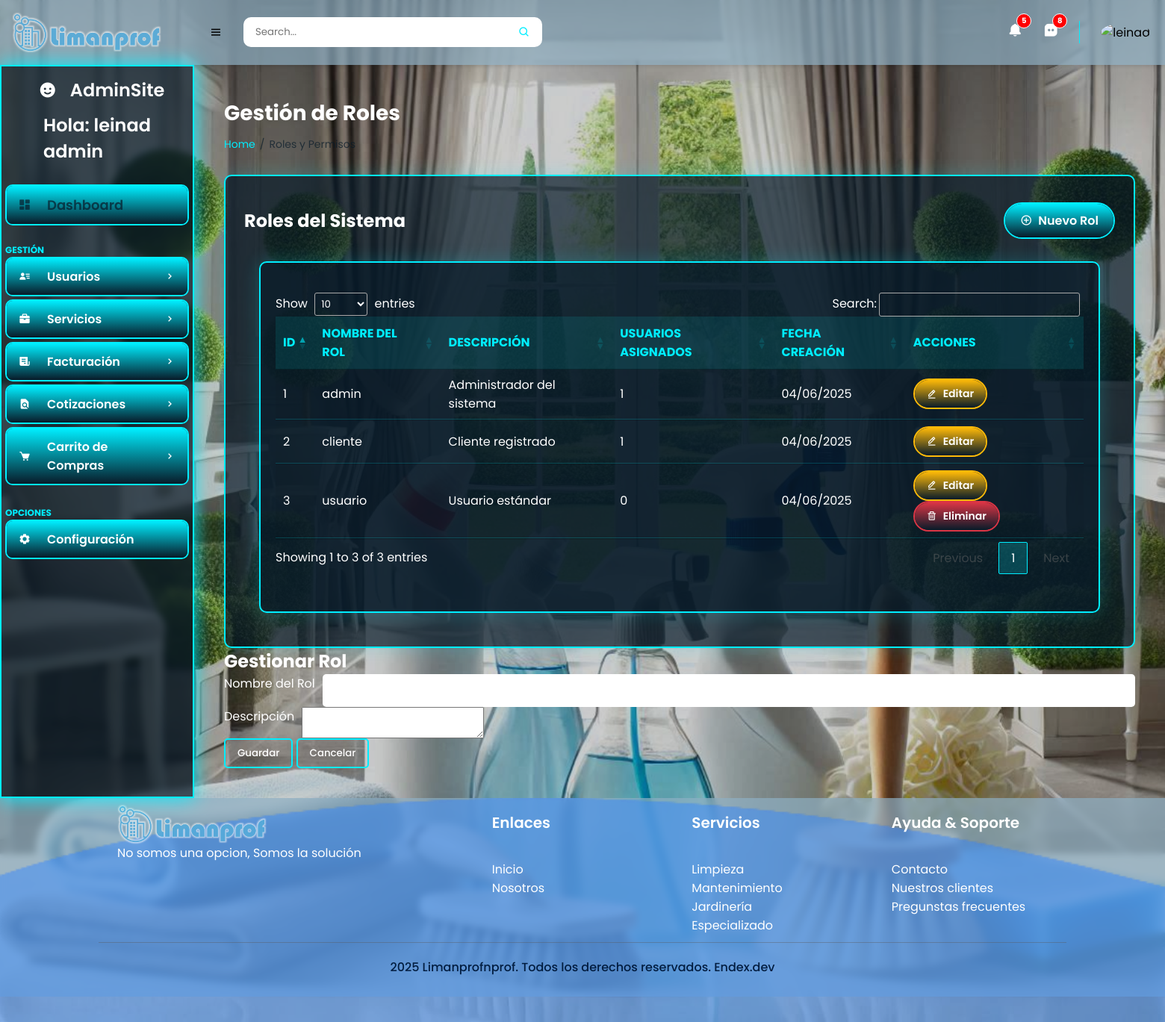
The app's page /public/dashboard_administrador.php?page=roles (signed in) with its own data.
### tables this page shows
CREATE TABLE `roles` (
  `id` int(11) NOT NULL,
  `nombre` varchar(50) NOT NULL,
  `descripcion` text DEFAULT NULL,
  `fecha_creacion` timestamp NOT NULL DEFAULT current_timestamp()
);

### public/dashboard_content/roles.php (the view, shortened to what this page needs)
<link rel="stylesheet" href="css/tables.css">
<link rel="stylesheet" href="https://cdn.datatables.net/1.13.7/css/jquery.dataTables.min.css">
<link rel="stylesheet" href="css/datatables-custom.css">
<div class="data-section">
    <div class="data-header">
        <h1 class="title">Gestión de Roles</h1>
        <ul class="breadcrumbs">
            <li><a href="?page=dashboard_main">Home</a></li>
            <li class="divider">/</li>
            <li><a href="#" class="active">Roles y Permisos</a></li>
        </ul>
    </div>
    <div class="table-wrapper">
        <div class="table-header">
            <h2>Roles del Sistema</h2>
            <button class="table-btn table-btn-add" onclick="openRolModal()">
                <i class='bx bx-plus-circle'></i> Nuevo Rol
            </button>
        </div>
        <?php
        include("../config/config.php");
        $sql = "SELECT r.*, COUNT(u.id) as usuarios_count
                FROM roles r
                LEFT JOIN usuarios u ON r.nombre = u.tipo
                GROUP BY r.id";
        $resultado = mysqli_query($conexion, $sql);
        ?>
        <div class="table-container">
            <table id="rolesTable" class="data-table display">
                <thead>
                    <tr>
                        <th>ID</th>
                        <th>Nombre del Rol</th>
                        <th>Descripción</th>
                        <th>Usuarios Asignados</th>
                        <th>Fecha Creación</th>
                        <th>Acciones</th>
                    </tr>
                </thead>
                <tbody>
                    <?php while ($rol = mysqli_fetch_assoc($resultado)) { ?>
                        <tr>
                            <td><?php echo $rol['id']; ?></td>
                            <td><?php echo $rol['nombre']; ?></td>
                            <td><?php echo $rol['descripcion']; ?></td>
                            <td><?php echo $rol['usuarios_count']; ?></td>
                            <td><?php echo date('d/m/Y', strtotime($rol['fecha_creacion'])); ?></td>
                            <td>
                                <button class="table-btn table-btn-edit" onclick="editRole(<?php echo $rol['id']; ?>)">
                                    <i class='bx bx-edit-alt'></i>Editar
                                </button>
                                <?php if ($rol['usuarios_count'] == 0) { ?>
                                    <button class="table-btn table-btn-delete" onclick="deleteRole(<?php echo $rol['id']; ?>)">
                                        <i class='bx bx-trash'></i>Eliminar
                                    </button>
                                <?php } ?>
                            </td>
                        </tr>
                    <?php } ?>
                </tbody>
            </table>
        </div>
    </div>
    <div id="rolModal" class="modal">
        <div class="modal-content">
            <h2>Gestionar Rol</h2>
            <form id="rolForm">
                <div class="form-group">
                    <label for="nombreRol">Nombre del Rol</label>
                    <input type="text" id="nombreRol" name="nombreRol" required>
                </div>
                <div class="form-group">
                    <label for="descripcionRol">Descripción</label>
                    <textarea id="descripcionRol" name="descripcionRol" required></textarea>
                </div>
                <div class="form-actions">
                    <button type="submit" class="btn btn-success">Guardar</button>
                    <button type="button" class="btn btn-cancel" onclick="closeRolModal()">Cancelar</button>
                </div>
            </form>
        </div>
    </div>
</div>

### public/dashboard_administrador.php (shortened to what this page needs)
<!DOCTYPE html>
<html lang="es">
<head>
    <link href='https://unpkg.com/boxicons@2.1.4/css/boxicons.min.css' rel='stylesheet'>
    <link rel="stylesheet" href="./css/style_users.css">
    <link rel="stylesheet" href="./css/dashboard.css">
</head>
<body>
    <?php
    if ($_SESSION['tipo'] == "admin") {
    ?>
        <header class="header">
            <a href="#"><img class="logo" src="/Limanprof/public/img/logoLimanprofSB.png" alt="Logo de Limanprofnprof"></a>
            <section id="content">
                <nav>
                    <i class='bx bx-menu toggle-sidebar'></i>
                    <form action="#">
                        <div class="form-group">
                            <input type="text" placeholder="Search...">
                            <i class='bx bx-search icon'></i>
                        </div>
                    </form>
                    <a href="#" class="nav-link">
                        <i class='bx bxs-bell icon'></i>
                        <span class="badge">5</span>
                    </a>
                    <a href="#" class="nav-link">
                        <i class='bx bxs-message-square-dots icon'></i>
                        <span class="badge">8</span>
                    </a>
                    <div class="profile">
                        <img src="img/avatars/default-avatar.jpg" alt="<?php echo $_SESSION['nombre_usuario']; ?>">
                    </div>
                </nav>
            </section>
        </header>
        <aside id="sidebar">
            <section id="sidebar">
                <a href="#" class="brand"><i class='bx bxs-smile icon'></i> AdminSite</a>
                <a href="#" class="brand_sesion">
                    <?php
                    echo "Hola: " . $_SESSION['nombre_usuario'];
                    echo "<br>";
                    echo " " . $_SESSION['tipo'];
                    ?>
                </a>
                <ul class="side-menu">
                    <li><a href="?page=dashboard_main" class="active"><i class='bx bxs-dashboard icon'></i> Dashboard</a></li>
                    <li class="divider" data-text="Gestión">Gestión</li>
                    <li>
                        <a href="#"><i class='bx bxs-user-detail icon'></i> Usuarios <i class='bx bx-chevron-right icon-right'></i></a>
                    </li>
                    <li>
                        <a href="#"><i class='bx bxs-briefcase icon'></i> Servicios <i class='bx bx-chevron-right icon-right'></i></a>
                    </li>
                    <li>
                        <a href="#"><i class='bx bxs-receipt icon'></i> Facturación <i class='bx bx-chevron-right icon-right'></i></a>
                    </li>
                    <li>
                        <a href="#"><i class='bx bxs-file-find icon'></i> Cotizaciones <i class='bx bx-chevron-right icon-right'></i></a>
                    </li>
                    <li>
                        <a href="#"><i class='bx bxs-cart icon'></i> Carrito de Compras <i class='bx bx-chevron-right icon-right'></i></a>
                    </li>
                    <li class="divider" data-text="Opciones">Opciones</li>
                    <li><a href="#"><i class='bx bxs-cog icon'></i> Configuración</a></li>
                </ul>
            </section>
        </aside>
        <main>
            <?php
            $page = isset($_GET['page']) ? $_GET['page'] : 'dashboard_main';
            $page = preg_replace('/[^a-zA-Z0-9_]/', '', $page);
            $file_path = "dashboard_content/{$page}.php";
            if (file_exists($file_path)) {
                include($file_path);
            } else {
                include("dashboard_content/dashboard_main.php");
            }
            ?>
        </main>
        <footer>
            <div class="waves">
                <div class="wave" id="wave1"></div>
                <div class="wave" id="wave2"></div>
                <div class="wave" id="wave3"></div>
                <div class="wave" id="wave4"></div>
            </div>
            <div class="container">
                <div class="wrapper">
                    <div class="footer-widget">
                        <a href=""><img class="logo" src="/Limanprof/public/img/logoLimanprofSB.png" alt="Logo de Limanprofnprof"></a>
                        <p>No somos una opcion, Somos la solución
                        </p>
                        <ul class="social_icon">
                            <li><a href="https://www.facebook.com/profile.php?id=100064008661749">
                                </a></li>
                            <li><a href=""><ion-icon name="logo-twitter"></ion-icon>
                                </a></li>
                            <li><a href=""><ion-icon name="logo-linkedin"></ion-icon>
                                </a></li>
                            <li><a href=""><ion-icon name="logo-instagram"></ion-icon>
                                </a></li>
                        </ul>
                    </div>
                    <div class="footer-widget">
                        <h6>Enlaces</h6>
                        <ul class="links">
                            <li><a href="index.php">Inicio</a></li>
                            <li><a href="Nosotros.php">Nosotros</a></li>
                        </ul>
                    </div>
                    <div class="footer-widget">
                        <h6>Servicios</h6>
                        <ul class="links">
                            <li><a href="#">Limpieza</a></li>
                            <li><a href="#">Mantenimiento</a></li>
                            <li><a href="#">Jardinería</a></li>
                            <li><a href="#">Especializado</a></li>
                        </ul>
                    </div>
                    <div class="footer-widget">
                        <h6>Ayuda &amp; Soporte</h6>
                        <ul class="links">
                            <li><a href="Contacto.php">Contacto</a></li>
                            <li><a href="Clientes.php">Nuestros clientes</a></li>
                            <li><a href="FAQ.php">Pregunstas frecuentes</a></li>
                        </ul>
                    </div>
                </div>
                <div class="copyright-wrapper">
                    <p>2025 Limanprofnprof. Todos los derechos reservados.
                        <a href="https://Endex.dev" target="blank">Endex.dev</a>
                    </p>
                </div>
            </div>
        </footer>
    <?php
    } else {
        echo "<script language='JavaScript'>
            alert('No tienes el privilegio para entrar a esta página');
            location.assign(history.back());
            </script>";
    }
    ?>
</body>
</html>

### public/css/dashboard.css (style rules this page uses)
a { text-decoration: none; }
li { list-style: none; }
#sidebar { max-width: 260px; width: 100%; top: 0; left: 0; height: 100%; overflow-y: auto; transition: all .3s ease; z-index: 200; scrollbar-width: none; }
#sidebar .brand, .brand_sesion { font-size: 24px; display: flex; justify-content: center; align-items: center; height: 64px; font-weight: 600; color: white; position: sticky; top: 0; left: 0; z-index: 100; transition: all .3s ease; padding: 0 6px; }
#sidebar .icon { min-width: 48px; display: flex; justify-content: center; align-items: center; margin-right: 6px; }
#sidebar .icon-right { margin-left: auto; transition: all .3s ease; }
#sidebar .side-menu { margin: 30px 0; padding: 0 5px; transition: all .3s ease; }
#sidebar .side-menu a { display: flex; align-items: center; font-size: 16px; font-weight: 600; color: white; padding: 12px 16px 12px 0; transition: all 0.3s ease; border-radius: 10px; background: transparent; border: 2px solid #0ef; outline: none; cursor: pointer; z-index: 1; overflow: hidden; position: relative; margin-bottom: 4px; }
#sidebar .side-menu a::before { content: ""; position: absolute; top: -100%; left: 0; width: 100%; height: 300%; background: linear-gradient(#081b29, #0ef, #081b29, #0ef); z-index: -1; transition: .5s; }
#sidebar .side-menu > li > a.active, #sidebar .side-menu > li > a.active:hover { color: rgba(8, 27, 41, 0.7); font-weight: 600; font-size: 18px; }
#sidebar .divider { margin-top: 24px; font-size: 12px; text-transform: uppercase; font-weight: 700; color: #0ef; transition: all .15s ease; }
#content { position: absolute; width: calc(100% - 260px); left: 260px; transition: all .3s ease; }
nav { height: 64px; padding: 0 20px; display: flex; align-items: center; grid-gap: 28px; position: sticky; top: 0; left: 0; z-index: 100; }
nav .toggle-sidebar { font-size: 18px; cursor: pointer; }
nav form { max-width: 400px; width: 100%; margin-right: auto; }
nav .form-group { position: relative; }
nav .form-group input { width: 100%; padding: 0 16px; border: none; border-radius: 10px; outline: none; padding: 10px 36px 10px 16px; transition: all 0.3s ease; }
nav .form-group .icon { position: absolute; top: 50%; transform: translateY(-50%); right: 16px; color: #0ef; }
nav .nav-link { position: relative; }
nav .nav-link .icon { font-size: 20px; color: white; }
nav .nav-link .badge { position: absolute; top: -12px; right: -12px; width: 20px; height: 20px; border-radius: 50%; border: 1px solid white; background: red; display: flex; justify-content: center; align-items: center; color: white; font-size: 10px; font-weight: 700; }
nav .profile img { width: 50px; height: 50px; border-radius: 50%; object-fit: cover; cursor: pointer; }
main { width: 100%; padding: 24px 20px 20px 20px; }
main .title { font-size: 28px; font-weight: 700; margin-bottom: 10px; }
main .breadcrumbs { display: flex; grid-gap: 6px; }
main .breadcrumbs li, main .breadcrumbs li a { font-size: 14px; }
main .breadcrumbs li a { color: #0ef; }
main .breadcrumbs li a.active, main .breadcrumbs li.divider { color: rgba(8, 27, 41, 0.7); pointer-events: none; }
main .form-group { width: 100%; display: flex; grid-gap: 10px; }
main .form-group input { flex-grow: 1; padding: 12px 16px; border-radius: 5px; outline: none; background: white; border: none; transition: all 0.3s ease; }
.table-container { background: rgba(8, 27, 41, 0.7); border-radius: 10px; padding: 20px; margin-top: 20px; overflow: hidden; }
.table-header { margin-bottom: 20px; padding: 10px 0; }
.data-table { width: 100%; border-collapse: collapse; margin-bottom: 1rem; background: transparent; color: white; }
.data-table thead th { background: rgba(0, 238, 255, 0.1); color: #0ef; font-weight: 600; text-transform: uppercase; padding: 15px; text-align: left; border-bottom: 2px solid #0ef; }
.data-table tbody td { padding: 12px 15px; border-bottom: 1px solid rgba(0, 238, 255, 0.2); }

### records on screen
roles: id "1", nombre "admin", descripcion "Administrador del sistema", usuarios_count "1", fecha_creacion "04/06/2025"
roles: id "2", nombre "cliente", descripcion "Cliente registrado", usuarios_count "1", fecha_creacion "04/06/2025"
roles: id "3", nombre "usuario", descripcion "Usuario estándar", usuarios_count "0", fecha_creacion "04/06/2025"

### other values on screen
$_SESSION['nombre_usuario'] "leinad"
$_SESSION['tipo'] "admin"
